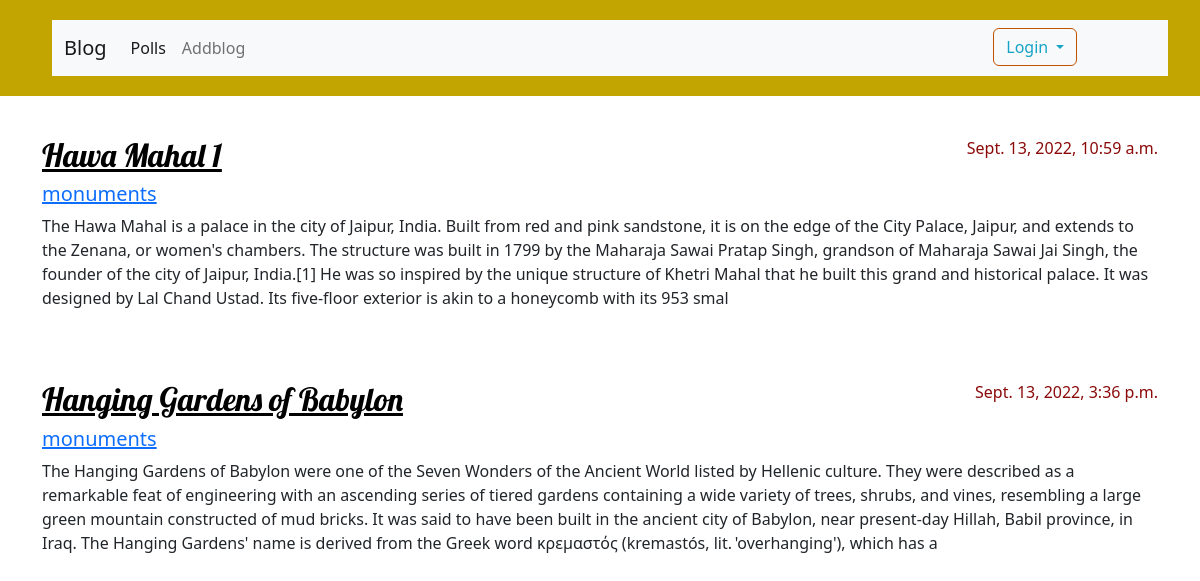
/category/hawa-mahal, run on the app's committed database.
### blog/models.py (models this page shows, shortened)
class Post(models.Model):
    author = models.ForeignKey(settings.AUTH_USER_MODEL, on_delete=models.CASCADE)
    title = models.CharField(max_length=200)
    text = models.TextField(null=True,blank=True)
    thumbnail = models.ImageField(upload_to='thumbnail/')
    feature = models.ImageField(upload_to ='feature/')
    created_date = models.DateTimeField(default=timezone.now)
    published_date = models.DateTimeField(blank=True, null=True)
    category = models.ForeignKey(CategoryTable,on_delete=models.CASCADE)
    tag =models.ManyToManyField(Tags)
    slug = AutoSlugField(populate_from='title' ,unique=True)

class CategoryTable(models.Model):
    name =models.CharField(max_length=250)
    slug = AutoSlugField(populate_from = 'name' ,unique=True)
    def __str__(self):
        return self.name

### blog/views.py (the view)
# urls.py: path('category/<str:slug>', views.category_list, name = 'category_list'),
def category_list(request, slug):
    post = get_object_or_404(Post, slug=slug)
    category = post.category
    posts = Post.objects.filter(category=category)
    context = {
        'category': category,
        'posts': posts
    }
    print(category)
    return render(request, 'blog/category_list.html', context)

### blog/templates/blog/category_list.html
{% extends 'blog/base.html' %}
{% block content %}
{% for post in posts %}
    <article class="post">
            <time class="date">
                {{ post.published_date }}
            </time>
        <h2><a href="{% url 'post_detail' slug=post.slug %}">{{ post.title }}</a></h2>
        <h5><a href="{% url 'category_list' slug=category.slug %}">{{ post.category }} </a></h5>
        <p>{{ post.text|slice:"550" }}</p>
    </article>
{% endfor %}
{% endblock %}

### blog/static/css/blog.css (style rules this page uses)
h1, h2, h3, h4 { font-family: 'Lobster' }
.date { color: #8b0909; }
.post { margin-bottom: 70px; }
.post h2 a, .post h2 a:visited { color: #000000; }
.post > .date, .post > .actions { float: right; }

### data on the page
Post: published_date "Sept. 13, 2022, 10:59 a.m.", title "Hawa Mahal 1", category "monuments", text "The Hawa Mahal is a palace in the city of Jaipur, India. Built from red and pink sandstone, it is on the edge of the City Palace, Jaipur, and extends to the Zenana, or women's chambers. The structure was built in 1799 by the Maharaja Sawai Pratap Singh, grandson of Maharaja Sawai Jai Singh, the founder of the city of Jaipur, India.[1] He was so inspired by the unique structure of Khetri Mahal that he built this grand and historical palace. It was designed by Lal Chand Ustad. Its five-floor exterior is akin to a honeycomb with its 953 smal"
Post: published_date "Sept. 13, 2022, 3:36 p.m.", title "Hanging Gardens of Babylon", category "monuments", text "The Hanging Gardens of Babylon were one of the Seven Wonders of the Ancient World listed by Hellenic culture. They were described as a remarkable feat of engineering with an ascending series of tiered gardens containing a wide variety of trees, shrubs, and vines, resembling a large green mountain constructed of mud bricks. It was said to have been built in the ancient city of Babylon, near present-day Hillah, Babil province, in Iraq. The Hanging Gardens' name is derived from the Greek word κρεμαστός (kremastós, lit. 'overhanging'), which has a"
